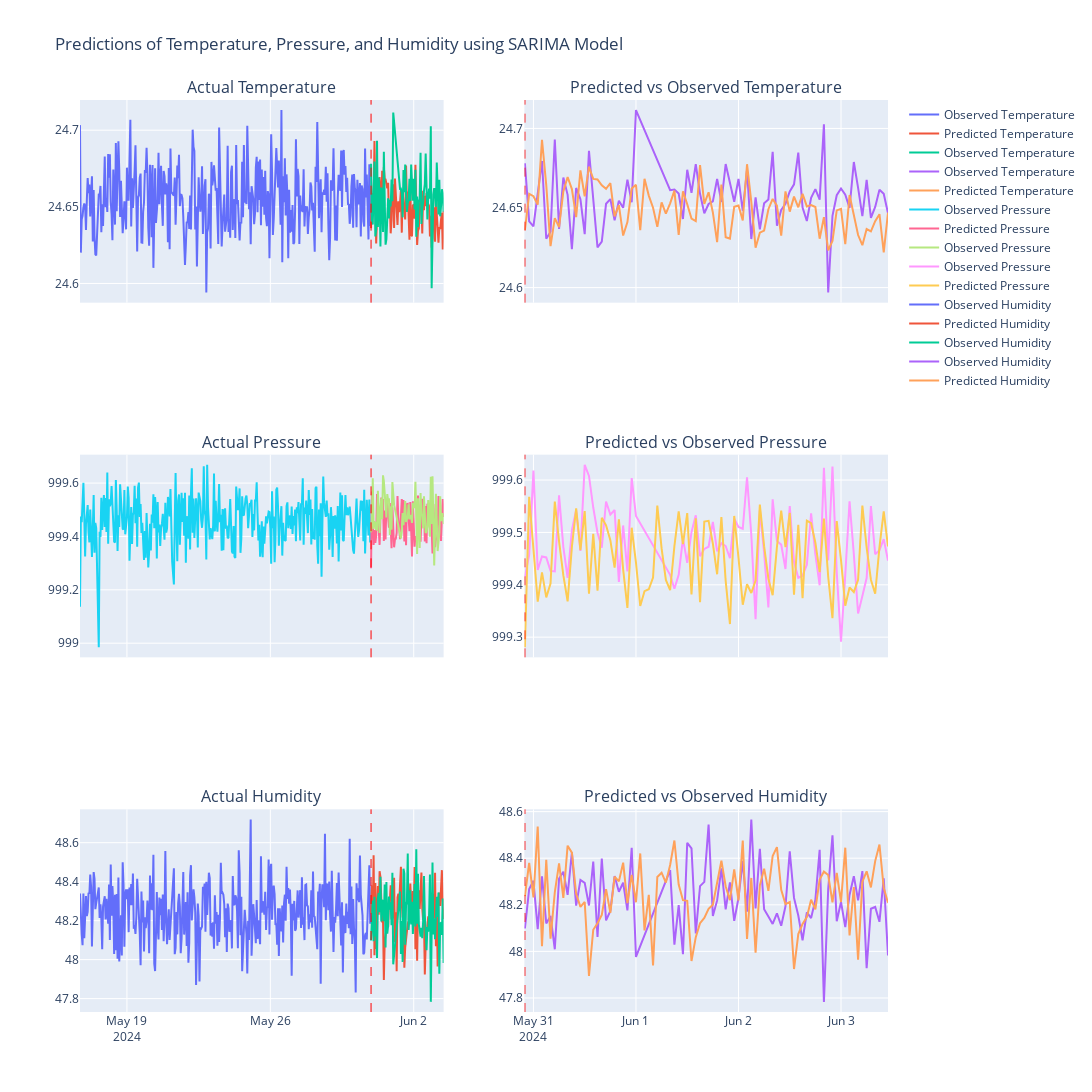

The notebook cell this image was saved under:
### Markdown cell above
### 7. Create appropriate graphs presenting how the prediction fares.

### Code cell
import plotly.express as px
import plotly.graph_objs as go
from plotly.subplots import make_subplots

fig = make_subplots(
    rows=3, cols=2,
    subplot_titles=['Actual Temperature', 'Predicted vs Observed Temperature',
                    'Actual Pressure', 'Predicted vs Observed Pressure',
                    'Actual Humidity', 'Predicted vs Observed Humidity'],
    shared_xaxes=True
)

for i, param in enumerate(['temperature', 'pressure', 'humidity']):
    # actual data for train and predicted + actual for test
    fig.add_trace(go.Scatter(x=df.index, y=train[param], mode='lines', name=f'Observed {param.capitalize()}'), row=i+1, col=1)
    fig.add_trace(go.Scatter(x=test.index, y=test[param + '_pred'], mode='lines', name=f'Predicted {param.capitalize()}'), row=i+1, col=1)
    fig.add_trace(go.Scatter(x=test.index, y=test[param], mode='lines', name=f'Observed {param.capitalize()}'), row=i+1, col=1)

    # observed vs predicted
    fig.add_trace(go.Scatter(x=test.index, y=test[param], mode='lines', name=f'Observed {param.capitalize()}'), row=i+1, col=2)
    fig.add_trace(go.Scatter(x=test.index, y=test[param + '_pred'], mode='lines', name=f'Predicted {param.capitalize()}'), row=i+1, col=2)

    # where test starts, red line
    fig.add_vline(x=test.index[0], line=dict(color='red', width=1, dash='dash'), row=i+1, col=1)
    fig.add_vline(x=test.index[0], line=dict(color='red', width=1, dash='dash'), row=i+1, col=2)

fig.update_layout(height=1200, width=1200, title='Predictions of Temperature, Pressure, and Humidity using SARIMA Model')
fig.show()
